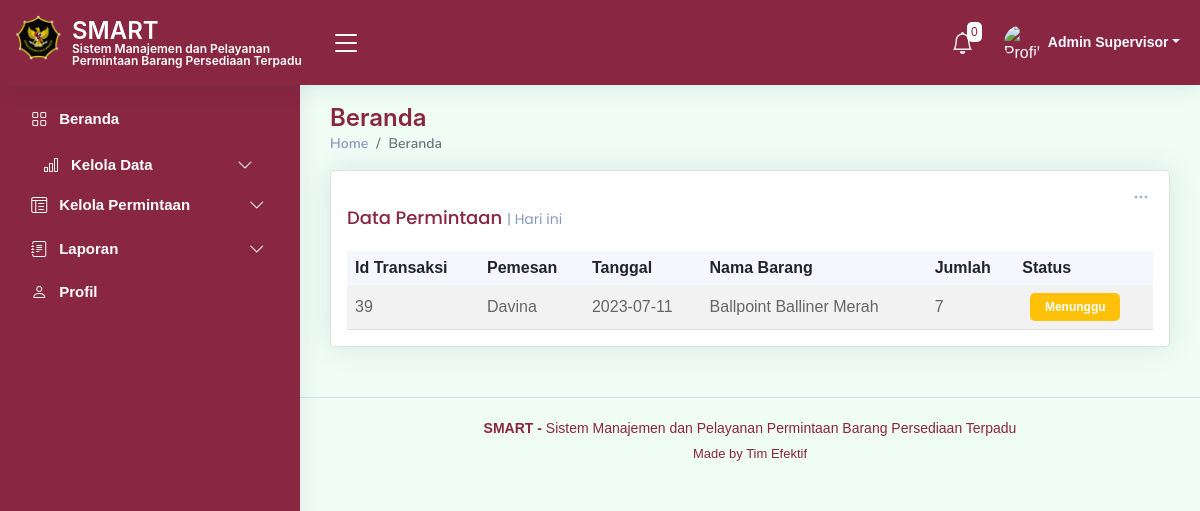
Before: /index.php?tgl_minta=bulan_ini (signed in) with the older database file.
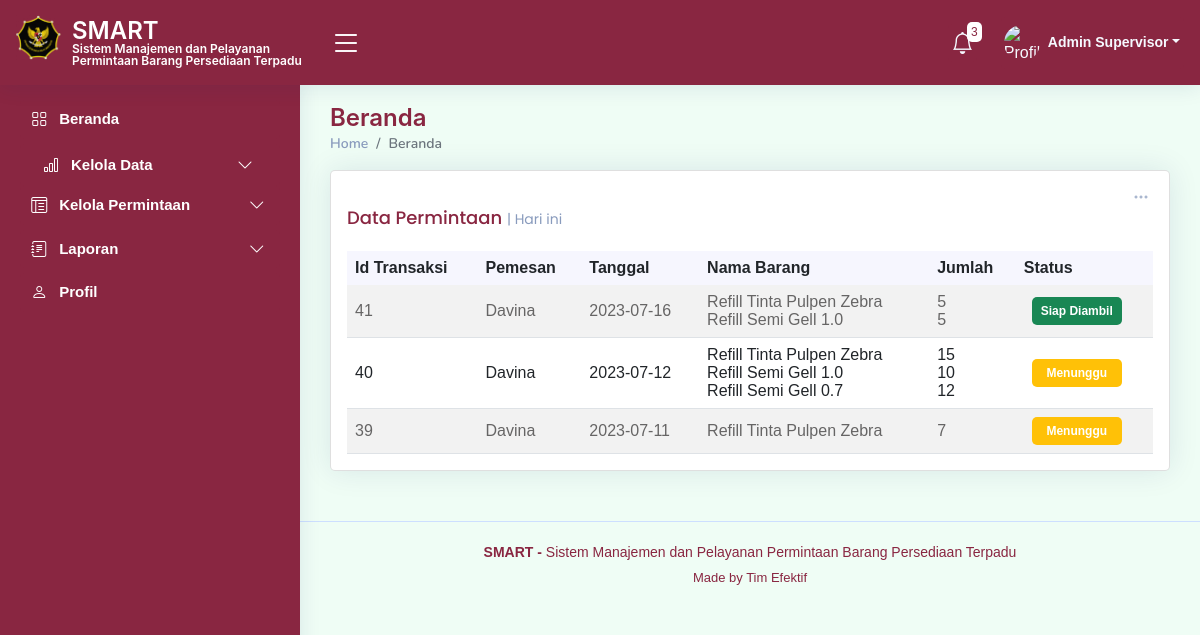
After: the same page with the newer database file.
### tables this page shows
CREATE TABLE `tb_order` (
  `id_transaksi` int(11) NOT NULL,
  `id_user` int(11) NOT NULL,
  `tgl_minta` date NOT NULL,
  `tgl_siap` date DEFAULT NULL,
  `status` varchar(50) NOT NULL DEFAULT 'Menunggu',
  `tgl_ambil` date DEFAULT NULL
);

CREATE TABLE `tb_user` (
  `id_user` int(25) NOT NULL,
  `username` varchar(50) NOT NULL,
  `nama_lengkap` varchar(100) NOT NULL,
  `email` varchar(100) NOT NULL,
  `nip` varchar(30) NOT NULL,
  `password` varchar(100) NOT NULL,
  `tipe_akun` text NOT NULL,
  `foto_user` blob NOT NULL
);

### notif_functions.php (called while the page is built, shortened)
<?php
function getBarangHampirHabis($con) {
    $query = "SELECT tb_barang.nama, tb_barang.stok_minimal, tb_cek_stok.jumlah_stok_akhir
              FROM tb_barang
              INNER JOIN tb_cek_stok ON tb_barang.id_barang = tb_cek_stok.id_barang";
    $result = mysqli_query($con, $query);
    $notifications = array();
    if (mysqli_num_rows($result) > 0) {
        while ($row = mysqli_fetch_assoc($result)) {
            $stok_minimal = $row['stok_minimal'];
            $jumlah_stok_akhir = $row['jumlah_stok_akhir'];
        }
    }
    return $notifications;
}
function getBarangStokMinimal($con) {
    $query = "SELECT tb_barang.nama, tb_barang.stok_minimal, tb_cek_stok.jumlah_stok_akhir
              FROM tb_barang
              INNER JOIN tb_cek_stok ON tb_barang.id_barang = tb_cek_stok.id_barang";
    $result = mysqli_query($con, $query);
    $notifications = array();
    if (mysqli_num_rows($result) > 0) {
        while ($row = mysqli_fetch_assoc($result)) {
            $nama = $row['nama'];
            $stok_minimal = $row['stok_minimal'];
            $jumlah_stok_akhir = $row['jumlah_stok_akhir'];
            if ($jumlah_stok_akhir <= $stok_minimal) {
                $notifications[] = "Stok Barang $nama sudah mencapai jumlah stok minimal";
            }
        }
    }
    return $notifications;
}
?>

### index.php (the view, shortened to what the changed rows need)
<!DOCTYPE html>
<html lang="en">
<head>
  <link href="assets/vendor/bootstrap/css/bootstrap.min.css" rel="stylesheet">
  <link href="assets/vendor/bootstrap-icons/bootstrap-icons.css" rel="stylesheet">
  <link href="assets/vendor/boxicons/css/boxicons.min.css" rel="stylesheet">
  <link href="assets/vendor/quill/quill.snow.css" rel="stylesheet">
  <link href="assets/vendor/quill/quill.bubble.css" rel="stylesheet">
  <link href="assets/vendor/remixicon/remixicon.css" rel="stylesheet">
  <link href="assets/vendor/simple-datatables/style.css" rel="stylesheet">
  <link rel="stylesheet" href="https://cdnjs.cloudflare.com/ajax/libs/twitter-bootstrap/5.2.0/css/bootstrap.min.css">
  <link rel="stylesheet" href="https://cdn.datatables.net/1.13.4/css/dataTables.bootstrap5.min.css">
  <link href="https://cdnjs.cloudflare.com/ajax/libs/font-awesome/5.10.0/css/all.min.css" rel="stylesheet">
  <link href="https://cdn.jsdelivr.net/npm/bootstrap-icons@1.4.1/font/bootstrap-icons.css" rel="stylesheet">
  <link href="assets/css/style.css" rel="stylesheet">
  <link href="assets/css/bootstrap.min.css" rel="stylesheet">
</head>
<body>
  <header id="header" class="header fixed-top d-flex align-items-center">
    <nav class="header-nav ms-auto">
      <ul class="d-flex align-items-center">
      <?php
      require_once 'koneksi.php';
      require_once 'notif_functions.php';
      $con = db_connect();
      $barangHampirHabis = getBarangHampirHabis($con);
      $barangStokMinimal = getBarangStokMinimal($con);
      $totalNotifikasi = count($barangHampirHabis) + count($barangStokMinimal);
      ?>
      <li class="nav-item dropdown">
        <a class="nav-link nav-icon" href="#" data-bs-toggle="dropdown">
          <i class="bi bi-bell"></i>
          <span class="badge bg-primary badge-number"><?php echo $totalNotifikasi; ?></span>
        </a>
      </li>
      </ul>
    </nav>
  </header>
  <main id="main" class="main">
    <div class="pagetitle">
      <h1>Beranda</h1>
    </div>
    <section class="section dashboard">
      <div class="row">
            <div class="col-12">
              <div class="card top-selling overflow-auto">
                <div class="card-body pb-0">
                  <table id="example2" class="table table-striped" style="width:100%">
                    <thead>
                      <tr>
                        <th>Id Transaksi</th>
                        <th>Pemesan</th>
                        <th>Tanggal</th>
                        <th>Nama Barang</th>
                        <th>Jumlah</th>
                        <th>Status</th>
                      </tr>
                    </thead>
                    <tbody>
                      <?php
                      $con = db_connect();
                      $tglMinta = isset($_GET['tgl_minta']) ? $_GET['tgl_minta'] : 'hari_ini';
                      if (!$tglMinta || $tglMinta == 'hari_ini') {
                        $tglMinta = 'hari_ini';
                        $tglFilter = "DATE(tb_order.tgl_minta) = CURDATE()";
                      } else if ($tglMinta == 'bulan_ini') {
                        $tglFilter = "MONTH(tb_order.tgl_minta) = MONTH(CURDATE())";
                      } else if ($tglMinta == 'tahun_ini') {
                        $tglFilter = "YEAR(tb_order.tgl_minta) = YEAR(CURDATE())";
                      }
                      $query = "SELECT tb_order.id_transaksi, tb_user.nama_lengkap, GROUP_CONCAT(tb_barang.nama SEPARATOR '<br>') AS nama, tb_order.tgl_minta, GROUP_CONCAT(tb_order_detail.jumlah_minta SEPARATOR '<br>') AS jumlah_minta, tb_order.status
                                FROM tb_order
                                JOIN tb_user ON tb_order.id_user = tb_user.id_user
                                JOIN tb_order_detail ON tb_order.id_transaksi = tb_order_detail.id_transaksi
                                JOIN tb_barang ON tb_order_detail.id_barang = tb_barang.id_barang
                                WHERE tb_order.status IN ( 'menunggu' ,'Siap Diambil', 'Selesai') AND $tglFilter
                                GROUP BY tb_order.id_transaksi
                                ORDER BY tb_order.id_transaksi DESC";
                      $result = mysqli_query($con, $query);
                      while ($row = mysqli_fetch_assoc($result)) {
                        echo "<tr>";
                        echo "<td>" . $row['id_transaksi'] . "</td>";
                        echo "<td>" . $row['nama_lengkap'] . "</td>";
                        echo "<td>" . $row['tgl_minta'] . "</td>";
                        echo "<td>" . $row['nama'] . "</td>";
                        echo "<td>" . $row['jumlah_minta'] . "</td>";
                        echo "<td>";
                        if ($row['status'] == 'Siap Diambil') {
                          echo "<span class='badge bg-success p-2 ms-2' style='border-radius: 5; width: 90px; color: white;'>" . $row['status'] . "</span>";
                        } else if ($row['status'] == 'Menunggu') {
                          echo "<span class='badge bg-warning p-2 ms-2' style='border-radius: 5; width: 90px; color: white;'>" . $row['status'] . "</span>";
                        } else if ($row['status'] == 'Selesai') {
                          echo "<span class='badge bg-info p-2 ms-2' style='border-radius: 5; width: 90px; color: white;'>" . $row['status'] . "</span>";
                        }
                        echo "</td>";
                        echo "</tr>";
                      }
                      ?>
                    </tbody>
                  </table>
                </div>
              </div>
            </div>
      </div>
    </section>
  </main>
</body>
</html>

Changed rows visible on the page:
added tb_order: id_transaksi "41", id_user.nama_lengkap "Davina", tgl_minta "2023-07-16", nama "Refill Tinta Pulpen Zebra Refill Semi Gell 1.0", jumlah_minta "5 5", status "Siap Diambil"
added tb_order: id_transaksi "40", id_user.nama_lengkap "Davina", tgl_minta "2023-07-12", nama "Refill Tinta Pulpen Zebra Refill Semi Gell 1.0 Refill Semi Gell 0.7", jumlah_minta "15 10 12", status "Menunggu"
computed for tb_order id 39: nama "Ballpoint Balliner Merah" → "Refill Tinta Pulpen Zebra"
Other visible differences:
$totalNotifikasi: "0" → "3"
